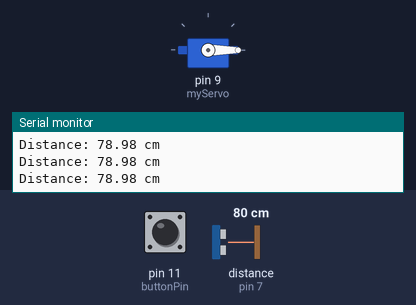
The sketch below on a simulated Arduino Uno, built with avr-gcc and run on an emulated ATmega328P. Shown: servo, the last lines printed to the serial monitor. Wiring (inferred from the names in the program): ultrasonic range finder: trigger pin 7; echo pin 7. Inputs (shaded band) come from the test bench; at power-on: distance to the obstacle (sensor on pin 7) 80 cm, pin 11 (buttonPin) HIGH. The echo pulse lasts 58.3 µs per cm.

Above: at 1.2 s.
1.3 s: distance to the obstacle (sensor on pin 7) set to 12 cm
2.8 s: distance to the obstacle (sensor on pin 7) set to 9 cm
At 4.0 s:
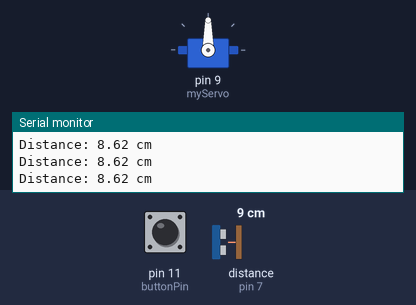
4.3 s: distance to the obstacle (sensor on pin 7) set to 18 cm
At 5.6 s:
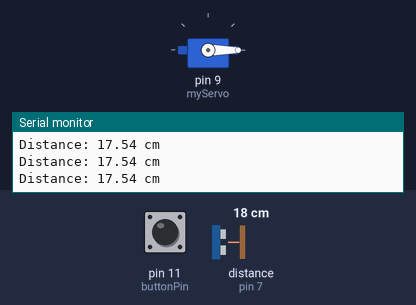
5.9 s: distance to the obstacle (sensor on pin 7) set to 2 cm
At 6.5 s:
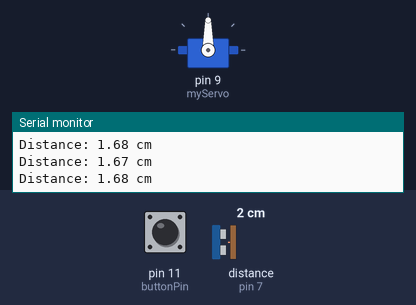
Timing chart, 0 to 8.5 s (numbered marks = the images above; inputs shaded):
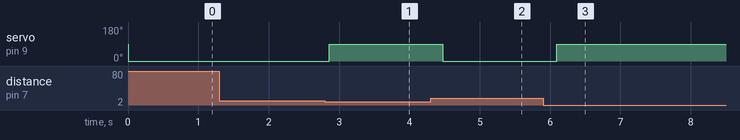

The sketch:

dual_mode_servo_guard1.ino
```cpp
#include <Servo.h>

Servo myServo;
int buttonPin = 11;
int buttonState = 0;

#define SIGNAL_PIN 7  // Ultrasonic Signal pin

void setup() {
  myServo.attach(9);
  pinMode(buttonPin, INPUT_PULLUP);
  pinMode(SIGNAL_PIN, OUTPUT);
  Serial.begin(9600);
}

void loop() {
  long duration;
  float distance;

  // Ultrasonic Trigger pulse
  digitalWrite(SIGNAL_PIN, LOW);
  delayMicroseconds(2);
  digitalWrite(SIGNAL_PIN, HIGH);
  delayMicroseconds(10);
  digitalWrite(SIGNAL_PIN, LOW);

  // Switch to input mode to read echo
  pinMode(SIGNAL_PIN, INPUT);
  duration = pulseIn(SIGNAL_PIN, HIGH);

  // Calculate distance in cm
  distance = duration * 0.034 / 2;

  Serial.print("Distance: ");
  Serial.print(distance);
  Serial.println(" cm");

  // Set pin back to output for next trigger
  pinMode(SIGNAL_PIN, OUTPUT);

  // Read button state
  buttonState = digitalRead(buttonPin);

  if (distance <= 10) {
    // Near object detected, automatic mode: servo moves
    myServo.write(90);
  }
  else {
    // No near object, manual mode by button
    if (buttonState == LOW) {  // Button pressed
      myServo.write(90);
    } else {
      myServo.write(0);
    }
  }

  delay(200);
}
```

Measured:
- the behaviour switches between 11 and 10 cm on distance to the obstacle (sensor on pin 7) (found by bisection; images 0 and 1)
- after the input at 2.8 s, servo on pin 9 (myServo): 0° → 90° after 0.06 s
- after the input at 4.3 s, servo on pin 9 (myServo): 90° → 0° after 0.17 s
- after the input at 5.9 s, servo on pin 9 (myServo): 0° → 90° after 0.19 s
